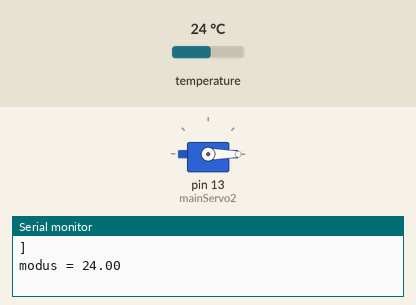
Recording of a sketch running on a simulated Arduino Uno, built with avr-gcc and run on an emulated ATmega328P. Parts: servo, the last lines printed to the serial monitor. Inputs (shaded band) come from the test bench; at power-on: temperature 24 °C.

Above: at 1.3 s.
1.4 s: temperature set to 22.2 °C
4.9 s: temperature set to 21.4 °C
At 7.2 s:
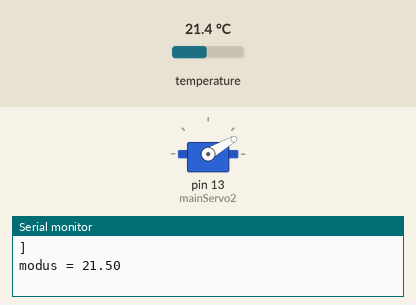
8.4 s: temperature set to 28 °C
At 12.0 s:
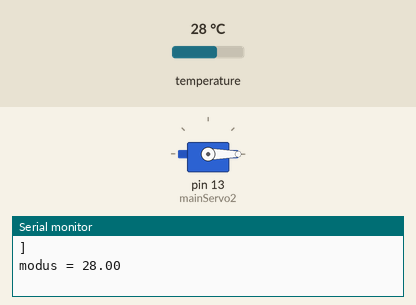
12.8 s: temperature set to 12 °C
At 14.5 s:
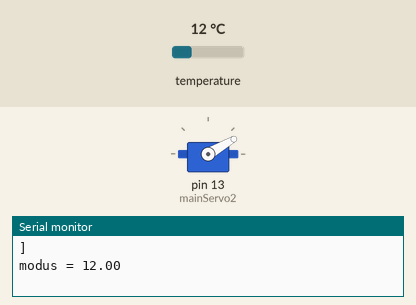
Timing chart, 0 to 16.0 s (numbered marks = the images above; inputs shaded):
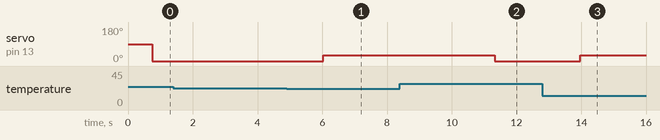

The sketch:

upload_to_arduino.ino
```cpp
//inisiasi library
#include <Servo.h>
#include <Wire.h>
#include <Adafruit_AMG88xx.h>

Adafruit_AMG88xx amg;
Servo mainServo1;
Servo mainServo2;
int position1 = 0;
int previousPosition1;
int position2 = 0;
int previousPosition2;

float pixels[AMG88xx_PIXEL_ARRAY_SIZE];

void setup() {
    Serial.begin(9600);
    // mainServo1.attach(9);
    mainServo2.attach(13);
    Serial.println(F("AMG88xx pixels"));

    bool status;

    // default settings
    status = amg.begin();
    if (!status) {
        Serial.println("Could not find a valid AMG88xx sensor, check wiring!");
        while (1);
    }

    Serial.println("-- Pixels Test --");

    Serial.println();

    delay(100); // let sensor boot up


}

void loop() {
    //read all the pixels
    amg.readPixels(pixels);
    Serial.print("[");
    for(int i=1; i<=AMG88xx_PIXEL_ARRAY_SIZE; i++){
      Serial.print(pixels[i-1]);
      Serial.print(", ");
      if( i%8 == 0 ) Serial.println();
    }
    Serial.println("]");
    Serial.println();
    delay(50);

  float sampel_1 = pixels[0];
  float sampel_2 = pixels[1];
  float sampel_3 = pixels[2];
  float sampel_4 = pixels[3];
  float sampel_5 = pixels[4];
  float sampel_6 = pixels[5];
  float sampel_7 = pixels[6];
  float sampel_8 = pixels[7];
  float sampel_9 = pixels[8];
  float sampel_10 = pixels[9];
  float sampel_11 = pixels[10];
  float sampel_12 = pixels[11];
  float sampel_13 = pixels[12];
  float sampel_14 = pixels[13];
  float sampel_15 = pixels[14];
  float sampel_16 = pixels[15];
  float sampel_17 = pixels[16];
  float sampel_18 = pixels[17];
  float sampel_19 = pixels[18];
  float sampel_20 = pixels[19];
  float sampel_21 = pixels[20];
  float sampel_22 = pixels[21];
  float sampel_23 = pixels[22];
  float sampel_24 = pixels[23];
  float sampel_25 = pixels[24];
  float sampel_26 = pixels[25];
  float sampel_27 = pixels[26];
  float sampel_28 = pixels[27];
  float sampel_29 = pixels[28];
  float sampel_30 = pixels[29];
  float sampel_31 = pixels[30];
  float sampel_32 = pixels[31];
  float sampel_33 = pixels[32];
  float sampel_34 = pixels[33];
  float sampel_35 = pixels[34];
  float sampel_36 = pixels[35];
  float sampel_37 = pixels[36];
  float sampel_38 = pixels[37];
  float sampel_39 = pixels[38];
  float sampel_40 = pixels[39];
  float sampel_41 = pixels[40];
  float sampel_42 = pixels[41];
  float sampel_43 = pixels[42];
  float sampel_44 = pixels[43];
  float sampel_45 = pixels[44];
  float sampel_46 = pixels[45];
  float sampel_47 = pixels[46];
  float sampel_48 = pixels[47];
  float sampel_49 = pixels[47];
  float sampel_50 = pixels[49];
  float sampel_51 = pixels[50];
  float sampel_52 = pixels[51];
  float sampel_53 = pixels[52];
  float sampel_54 = pixels[53];
  float sampel_55 = pixels[54];
  float sampel_56 = pixels[55];
  float sampel_57 = pixels[56];
  float sampel_58 = pixels[57];
  float sampel_59 = pixels[58];
  float sampel_60 = pixels[59];
  float sampel_61 = pixels[60];
  float sampel_62 = pixels[61];
  float sampel_63 = pixels[62];
  float sampel_64 = pixels[63];
  float totalsampel[] = {sampel_1, sampel_2, sampel_3, sampel_4, sampel_5, sampel_6, sampel_7, sampel_8, sampel_9, sampel_10, sampel_11, sampel_12, sampel_13, sampel_14, sampel_15,
                          sampel_16, sampel_17, sampel_18, sampel_19, sampel_20, sampel_21, sampel_22, sampel_23, sampel_24, sampel_25, sampel_26, sampel_27, sampel_28, sampel_29, sampel_30,
                          sampel_31, sampel_32, sampel_33, sampel_34, sampel_35, sampel_36, sampel_37, sampel_38, sampel_39, sampel_40,sampel_41, sampel_42, sampel_43, sampel_44, sampel_45,
                          sampel_46, sampel_47, sampel_48, sampel_49, sampel_50, sampel_51, sampel_52, sampel_53, sampel_54, sampel_55, sampel_56, sampel_57, sampel_58, sampel_59, sampel_60,
                          sampel_61, sampel_62, sampel_63, sampel_64};
  byte jumlahSampel = sizeof(totalsampel) / sizeof(totalsampel[0]);

  float modus;
  delay(50);
  Serial.print("modus = ");
  cariModus(totalsampel, jumlahSampel, &modus);
  Serial.println(modus);
  delay(100);
    // mainServo1.write(0);
    // delay(1000);
    // mainServo1.write(90);
    // delay(1000);

  if(modus < 22){
    mainServo2.write(30);
    delay(2000);
  }
  else {
    mainServo2.write(0);
    delay(2000);
  }

}
bool cariModus(float *dataArray, byte jumlahData, float *modus)
{
  byte frekuensi;
  float frekuensiData;
  byte frekuensiMax = 0;
  byte frekuensiMaxCount = 0;
  *modus = 0;
  for (byte i = 0; i < jumlahData; ++i)
  {
    frekuensi = 0;
    for (byte j = 0; j < jumlahData; j++)
    {
      if (dataArray[i] == dataArray[j])
      {
        frekuensi++;
      }
    }
    if(frekuensiMax < frekuensi)
    {
      frekuensiMax = frekuensi;
      frekuensiData = dataArray[i];
      *modus = dataArray[i];
      frekuensiMaxCount = 0;
    }
    else if((frekuensiMax == frekuensi) && (frekuensiData != dataArray[i]))
    {
      frekuensiMaxCount++;
    }
  }
  if(!frekuensiMaxCount){
    return true;
    delay(50);
  }
}
```

Measured:
- the behaviour switches between 21.9 and 21.8 °C on temperature (found by bisection; images 0 and 1)
- after the input at 4.9 s, servo on pin 13 (mainServo2): 0° → 30° after 1.1 s
- after the input at 8.4 s, servo on pin 13 (mainServo2): 30° → 0° after 2.9 s
- after the input at 12.8 s, servo on pin 13 (mainServo2): 0° → 30° after 1.2 s
